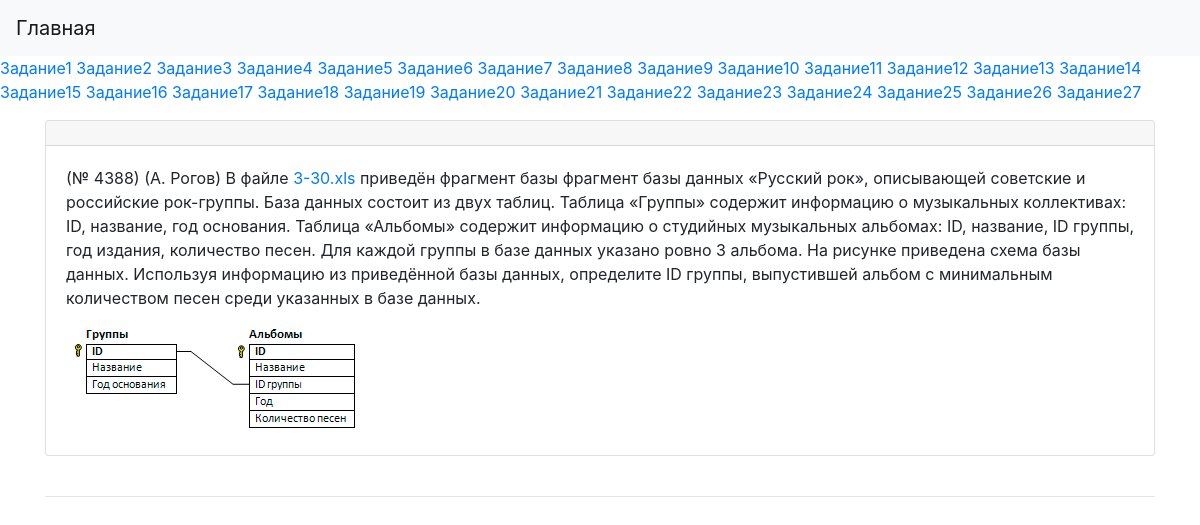
The app's page /task3/ with its own data.
### generator/models.py (models this page shows)
class Task3(models.Model):
    title = models.CharField(max_length=100, default='Задание 2', blank=True)
    content = models.TextField(blank=True, verbose_name='Задание')
    photo = models.ImageField(upload_to='photos/%Y/%m/%d', blank=True, verbose_name='Фото к заданию')
    answer = models.TextField(verbose_name='Ответ', blank=True)
    file = models.FileField(upload_to='files/%Y/%m/%d', blank=True, verbose_name='Файл к заданию')
    def __str__(self):
        return self.content
    class Meta:
        verbose_name = 'Задание 3'
        verbose_name_plural = 'Задания 3'

### generator/views.py (the view)
# urls.py: path('task<int:num>/', get_task, name='get_task'),
def get_task(request, num):
    tasks = all_models[num].objects.all()
    all_tasks = {}
    counter = 0
    for i in tasks:
        counter += 1
        all_tasks[f"task{counter}"] = i
    print(all_tasks)
    context = {'tasks': all_tasks}
    return render(request, 'generator/task.html', context)

### generator/templates/generator/task.html (shortened to what this page needs)
{% extends 'base.html' %}
{% block content %}
{% for i, j in tasks.items %}
<div class="card">
        <div class="card-header">
        </div>
        <div class="card-body">
            <p>{{ j|safe }}</p>
            <div class="media">
                {% if j.photo %}
                <img src="{{ j.photo.url }}" alt="" class="float-left mr-3">
                {% endif %}
            </div>
        </div>
    </div>
<br>
<hr>
{% endfor %}
{% endblock %}

### records on screen
Task3: content "(№ 4388) (А. Рогов) В файле 3-30.xls приведён фрагмент базы фрагмент базы данных «Русский рок», описывающей советские и российские рок-группы. База данных состоит из двух таблиц. Таблица «Группы» содержит информацию о музыкальных коллективах: ID, название, год основания. Таблица «Альбомы» содержит информацию о студийных музыкальных альбомах: ID, название, ID группы, год издания, количество песен. Для каждой группы в базе данных указано ровно 3 альбома. На рисунке приведена схема базы данных. Используя информацию из приведённой базы данных, определите ID группы, выпустившей альбом с минимальным количеством песен среди указанных в базе данных.", photo (picture)
